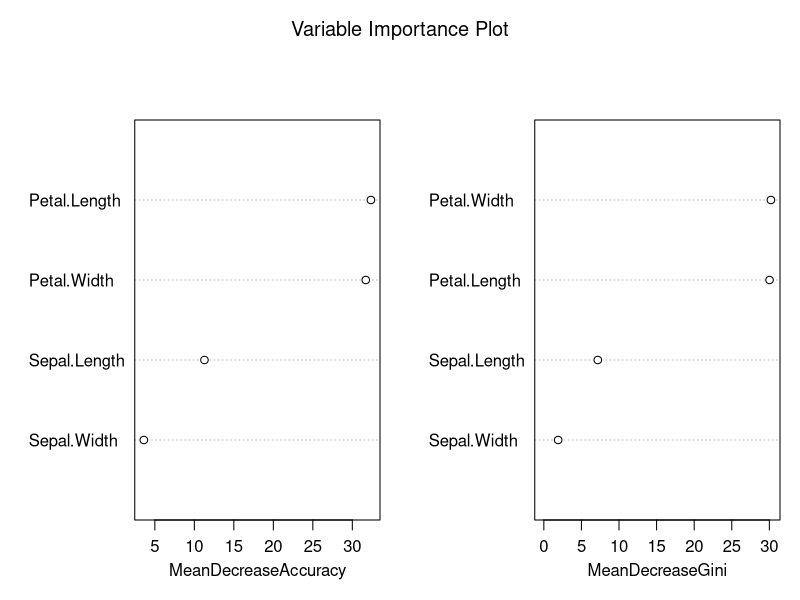
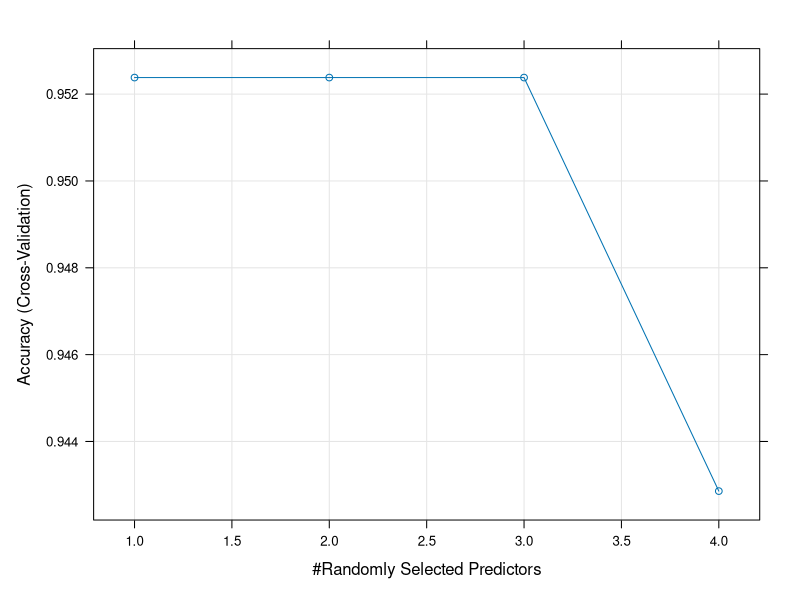

Here is the R script that generated these plots, in order:
# Install and Load the packages
required_packages <- c("randomForest", "caret", "ggplot2", "dplyr")
installed_packages <- rownames(installed.packages())

for (pkg in required_packages) {
  if (!(pkg %in% installed_packages)) {
    install.packages(pkg)
  }
}

library(randomForest)
library(caret)    # For data splitting and evaluation
library(ggplot2)  # For visualization
library(dplyr)    # For data manipulation

data(iris)

head(iris)
summary(iris)

# Create a 70-30 train-test split
train_index <- createDataPartition(iris$Species, p = 0.7, list = FALSE)
train_data <- iris[train_index, ]
test_data  <- iris[-train_index, ]

prop.table(table(train_data$Species))
prop.table(table(test_data$Species))

rf_model <- randomForest(Species ~ ., data = train_data, ntree = 500, mtry = 2, importance = TRUE)

print(rf_model)

# Make predictions on the test set
test_predictions <- predict(rf_model, newdata = test_data)

# Confusion Matrix
conf_matrix <- confusionMatrix(test_predictions, test_data$Species)
print(conf_matrix)

var_imp <- importance(rf_model)
print(var_imp)

varImpPlot(rf_model, main = "Variable Importance Plot")

# Define the tuning grid
tune_grid <- expand.grid(.mtry = 1:4)

# Set up cross-validation parameters
control <- trainControl(method = "cv", number = 5, search = "grid")

# Train the model with tuning
rf_tuned <- train(Species ~ ., data = train_data, method = "rf",
                  metric = "Accuracy", tuneGrid = tune_grid, trControl = control, ntree = 500)

print(rf_tuned)
plot(rf_tuned)

# Best mtry value
best_mtry <- rf_tuned$bestTune$mtry
cat("Optimal mtry:", best_mtry, "\n")

# Train the final model with the optimal mtry
rf_final <- randomForest(Species ~ ., data = train_data, ntree = 500, mtry = best_mtry, importance = TRUE)

# Evaluate on the test set
final_predictions <- predict(rf_final, newdata = test_data)
final_conf_matrix <- confusionMatrix(final_predictions, test_data$Species)
print(final_conf_matrix)



